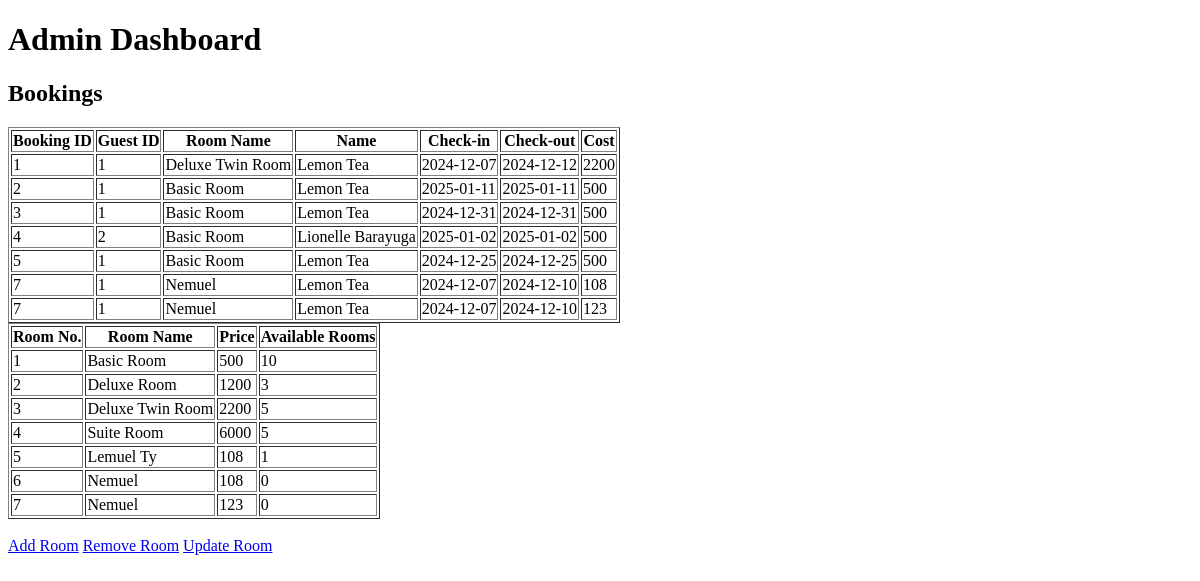
Before: /admin_dashboard with the older database file.
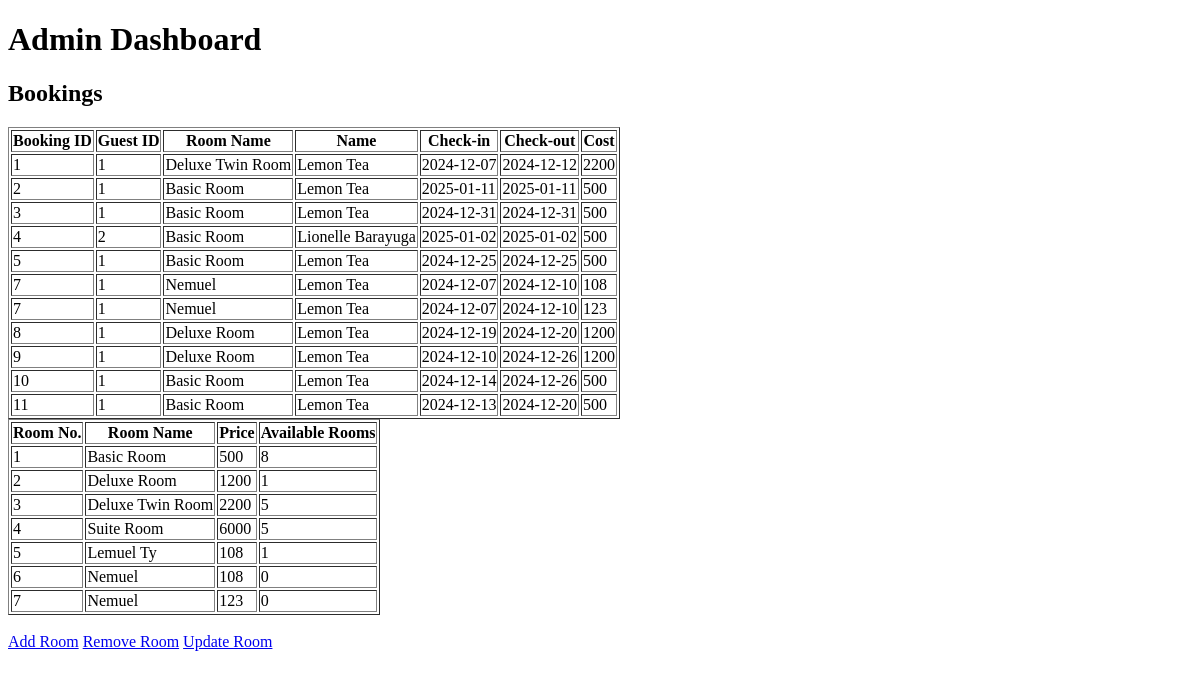
After: the same page with the newer database file.
### tables this page shows
CREATE TABLE BOOKING (
    booking_id INTEGER PRIMARY KEY AUTOINCREMENT,
    guest_id INT,
    check_in DATE,
    check_out DATE,
    adult_guest INT,
    child_guest INT,
    room_name VARCHAR(50),
    FOREIGN KEY (guest_id) REFERENCES GUEST(guest_id)
);

CREATE TABLE "GUEST" (
	"guest_id"	INTEGER NOT NULL UNIQUE,
	"firstname"	TEXT NOT NULL,
	"lastname"	TEXT NOT NULL,
	"gender"	TEXT,
	"cel_num"	INTEGER NOT NULL,
	"address"	TEXT,
	"email"	TEXT NOT NULL UNIQUE,
	"password"	TEXT NOT NULL,
	PRIMARY KEY("guest_id" AUTOINCREMENT)
);

CREATE TABLE "ROOMS" (
	"room_id"	INTEGER NOT NULL UNIQUE ,
	"Room_name"	TEXT,
	"Room_Cost"	INTEGER,
	"Room_Availability"	TEXT,
	PRIMARY KEY("room_id")
);

### app.py (the view)
@app.route("/admin_dashboard", methods=["GET", "POST"])
def admin_dashboard():
    con = sqlite3.connect(currentdirectory + '\\data.db')
    c = con.cursor()
    query = """
        SELECT BOOKING.booking_id, GUEST.guest_id, ROOMS.room_name, GUEST.firstname, GUEST.lastname, BOOKING.check_in, BOOKING.check_out, ROOMS.room_cost
        FROM BOOKING
        JOIN GUEST ON BOOKING.guest_id = GUEST.guest_id
        JOIN ROOMS ON BOOKING.room_name = ROOMS.room_name
    """
    c.execute(query)
    bookings = c.fetchall()
    con.close()
    con = sqlite3.connect(currentdirectory + '\\data.db')
    c = con.cursor()
    query1 = """
        SELECT room_id, Room_name, Room_Cost, Room_Availability
        FROM ROOMS
    """
    c.execute(query1)
    rooms_to_display = c.fetchall()
    con.close()
    return render_template("admin_dashboard.html", bookings=bookings, rooms_to_display=rooms_to_display)

### templates/admin_dashboard.html (shortened to what this page needs)
<!DOCTYPE html>
<html lang="en">
<head>
</head>
<body>
    <h1>Admin Dashboard</h1>
    <h2>Bookings</h2>
    <table border="1">
        <thead>
            <tr>
                <th>Booking ID</th>
                <th>Guest ID</th>
                <th>Room Name</th>
                <th>Name</th>
                <th>Check-in</th>
                <th>Check-out</th>
                <th>Cost</th>
            </tr>
        </thead>
        <tbody>
            {% for booking in bookings %}
                <tr>
                    <td>{{ booking[0] }}</td>
                    <td>{{ booking[1] }}</td>
                    <td>{{ booking[2] }}</td>
                    <td>{{ booking[3] }} {{ booking[4] }}</td>
                    <td>{{ booking[5] }}</td>
                    <td>{{ booking[6] }}</td>
                    <td>{{ booking[7] }}</td>
                </tr>
            {% endfor %}
        </tbody>
    </table>
    <table border="1">
        <thead>
            <tr>
                <th>Room No.</th>
                <th>Room Name</th>
                <th>Price</th>
                <th>Available Rooms</th>
            </tr>
        </thead>
        <tbody>
            {% for room_display in rooms_to_display %}
                <tr>
                    <td>{{ room_display[0] }}</td>
                    <td>{{ room_display[1] }}</td>
                    <td>{{ room_display[2] }}</td>
                    <td>{{ room_display[3] }}</td>
                </tr>
            {% endfor %}
        </tbody>
    </table>
    <br>
    <a href="{{ url_for('add_room') }}">Add Room</a>
    <a href="{{ url_for('remove_room', room_name='room_name') }}">Remove Room</a>
    <a href="{{ url_for('update_room', room_name='room_name') }}">Update Room</a>
</body>
</html>

Changed rows visible on the page:
added BOOKING: booking_id "8", guest_id "1", Room_name "Deluxe Room", firstname "Lemon", lastname "Tea", check_in "2024-12-19", check_out "2024-12-20", Room_Cost "1200"
added BOOKING: booking_id "9", guest_id "1", Room_name "Deluxe Room", firstname "Lemon", lastname "Tea", check_in "2024-12-10", check_out "2024-12-26", Room_Cost "1200"
added BOOKING: booking_id "10", guest_id "1", Room_name "Basic Room", firstname "Lemon", lastname "Tea", check_in "2024-12-14", check_out "2024-12-26", Room_Cost "500"
added BOOKING: booking_id "11", guest_id "1", Room_name "Basic Room", firstname "Lemon", lastname "Tea", check_in "2024-12-13", check_out "2024-12-20", Room_Cost "500"
changed ROOMS "Basic Room": Room_Availability "10" → "8"
changed ROOMS "Deluxe Room": Room_Availability "3" → "1"
